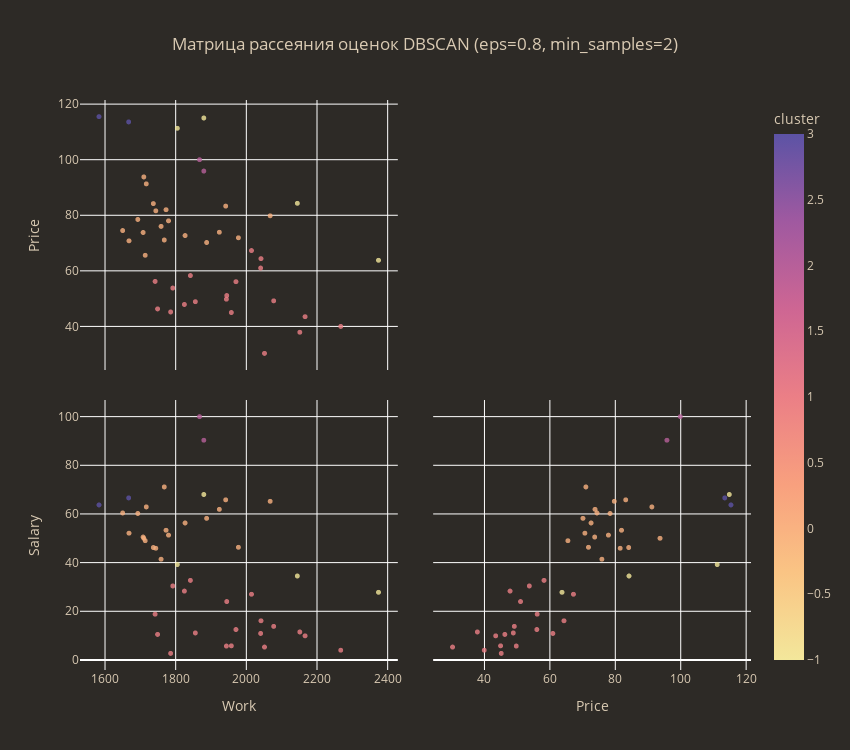

The code cell stored with this chart in its notebook:
### Code cell
epsilon = 0.8
min_samples = 2
metric = 'euclidean'  # 'euclidean', 'cityblock', 'minkowski'

dbscan = dbscan_clustering(df_scaled, eps=epsilon, min_samples=min_samples, metric=metric, origin_df=df)

dbscan.scatter_plot(color='sunset')

print(dbscan.cluster_size(), '\n')
print(dbscan.mean_by_cluster(), '\n')

try:
    print(f'Silhouette Coefficient: {silhouette_score(df_scaled, dbscan.dbscan.labels_):.3f}', '\n')
except:
    pass

print(dbscan._df_result['cluster'].sort_values())

### Figure 1 — Plotly figure (JSON) as saved in the notebook; plotly's stock layout.template omitted (floating-point values rounded to 4 significant figures)
{"data": [{"diagonal": {"visible": false}, "dimensions": [{"axis": {"matches": true}, "label": "Work", "values": [1714, 1792, 2152, 2052, 1708, 1971, 2041, 1924, 1717, 1759, 1693, 1650, 1880, 1667, 2375, 1978, 1945, 2167, 1786, 1742, 1737, 2068, 1768, 1710, 2268, 1944, 1773, 1827, 1958, 1942, 1825, 1583, 2078, 1744, 1749, 1856, 1842, 2042, 1805, 1668, 2145, 2015, 1880, 1888, 1780, 1868]}, {"axis": {"matches": true}, "label": "Price", "values": [65.6, 53.8, 37.9, 30.3, 73.8, 56.1, 61.0, 73.9, 91.3, 76.0, 78.5, 74.5, 95.9, 113.6, 63.8, 71.9, 51.1, 43.5, 45.2, 56.2, 84.2, 79.8, 71.1, 93.8, 40.0, 49.8, 82.0, 72.7, 45.0, 83.3, 47.9, 115.5, 49.2, 81.6, 46.3, 48.9, 58.3, 64.4, 111.3, 70.8, 84.3, 67.3, 115.0, 70.2, 78.0, 100.0]}, {"axis": {"matches": true}, "label": "Salary", "values": [49.0, 30.4, 11.5, 5.3, 50.5, 12.5, 10.9, 61.9, 62.9, 41.4, 60.2, 60.4, 90.3, 66.6, 27.8, 46.3, 24.0, 9.9, 2.7, 18.8, 46.2, 65.2, 71.1, 50.0, 4.0, 5.7, 53.3, 56.3, 5.8, 65.8, 28.3, 63.7, 13.8, 45.9, 10.5, 11.1, 32.7, 16.1, 39.2, 52.1, 34.5, 27.0, 68.0, 58.2, 51.3, 100.0]}], "hovertemplate": "%{xaxis.title.text}=%{x}<br>%{yaxis.title.text}=%{y}<br>cluster=%{marker.color}<extra></extra>", "legendgroup": "", "marker": {"color": [0, 1, 1, 1, 0, 1, 1, 0, 0, 0, 0, 0, 2, 3, -1, 0, 1, 1, 1, 1, 0, 0, 0, 0, 1, 1, 0, 0, 1, 0, 1, 3, 1, 0, 1, 1, 1, 1, -1, 0, -1, 1, -1, 0, 0, 2], "coloraxis": "coloraxis", "opacity": 0.8, "size": 5, "symbol": "circle"}, "name": "", "showlegend": false, "showupperhalf": false, "type": "splom"}], "layout": {"coloraxis": {"colorbar": {"title": {"text": "cluster"}}, "colorscale": [[0, "rgb(243, 231, 155)"], [0.1667, "rgb(250, 196, 132)"], [0.3333, "rgb(248, 160, 126)"], [0.5, "rgb(235, 127, 134)"], [0.6667, "rgb(206, 102, 147)"], [0.8333, "rgb(160, 89, 160)"], [1, "rgb(92, 83, 165)"]]}, "dragmode": "select", "font": {"color": "#D9CAB3"}, "height": 750, "legend": {"tracegroupgap": 0}, "paper_bgcolor": "#2D2A26", "plot_bgcolor": "#2D2A26", "title": {"text": "Матрица рассеяния оценок DBSCAN (eps=0.8, min_samples=2)", "x": 0.5}, "width": 850}}
